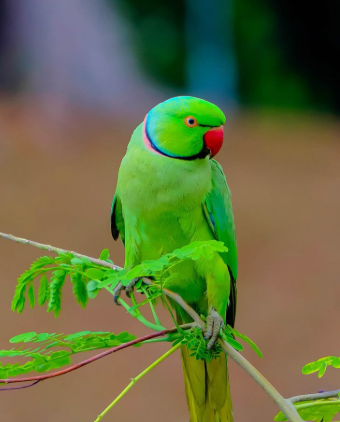
#> input picture parrot.png, 340 x 422 px
$ jupyter execute exp3.ipynb
#> lines starting #> are read from the running program, lines starting #| are printed output that depends on the picture
[cell 1]
import cv2
import numpy as np
import matplotlib.pyplot as plt


gray = cv2.imread("parrot.png", cv2.IMREAD_GRAYSCALE)
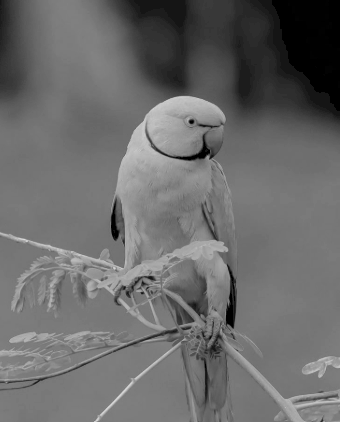
#> gray: shape (422, 340); min 0, max 217, mean 106.6

if gray is None:
    print("Error: parrot.png not found.")
    exit()

gray_eq = cv2.equalizeHist(gray)
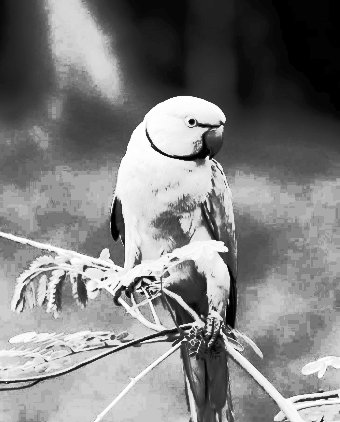
#> gray_eq: shape (422, 340); min 0, max 255, mean 127.8

plt.figure(figsize=(10, 8))

plt.subplot(2, 2, 1)
plt.imshow(gray, cmap='gray')
plt.title("Original Grayscale Image")
plt.axis("off")

plt.subplot(2, 2, 2)
plt.hist(gray.ravel(), 256, [0, 256], color='black')
plt.title("Original Histogram")

plt.subplot(2, 2, 3)
plt.imshow(gray_eq, cmap='gray')
plt.title("Equalized Grayscale Image")
plt.axis("off")

plt.subplot(2, 2, 4)
plt.hist(gray_eq.ravel(), 256, [0, 256], color='black')
plt.title("Equalized Histogram")

plt.tight_layout()
plt.show()
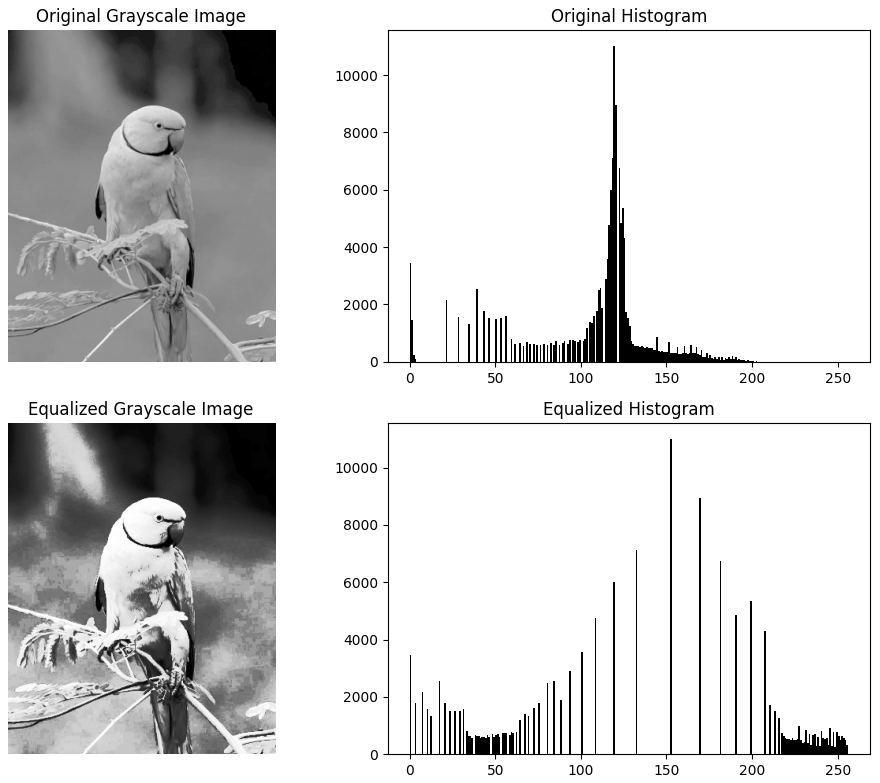
#> figure drawn by matplotlib, 4 panels; panel 2: tallest bar 11009 high, from x = 119 to 120; panel 4: tallest bar 11009 high, from x = 152 to 153

img = cv2.imread("parrot.png")
#> img is the input picture: shape (422, 340, 3); mean B, G, R 65, 109.9, 99.2

if img is None:
    print("Error: parrot.png not found.")
    exit()

img_rgb = cv2.cvtColor(img, cv2.COLOR_BGR2RGB)

plt.figure(figsize=(10, 8))

plt.subplot(2, 2, 1)
plt.imshow(img_rgb)
plt.title("Original Color Image")
plt.axis("off")

plt.subplot(2, 2, 2)

colors = ('b', 'g', 'r')
for i, col in enumerate(colors):
    hist = cv2.calcHist([img], [i], None, [256], [0, 256])
    plt.plot(hist, color=col)

plt.title("Original RGB Histogram")
plt.xlim([0, 256])

hsv = cv2.cvtColor(img, cv2.COLOR_BGR2HSV)
#> hsv: shape (422, 340, 3); mean H, S, V 44.9, 145.8, 128.4

h, s, v = cv2.split(hsv)
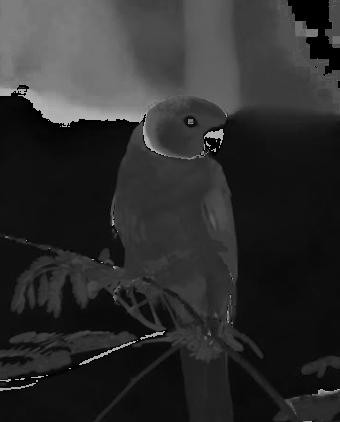
#> h: shape (422, 340); min 0, max 179, mean 44.9
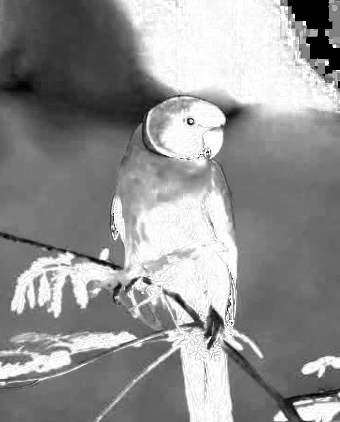
#> s: shape (422, 340); min 0, max 255, mean 145.8
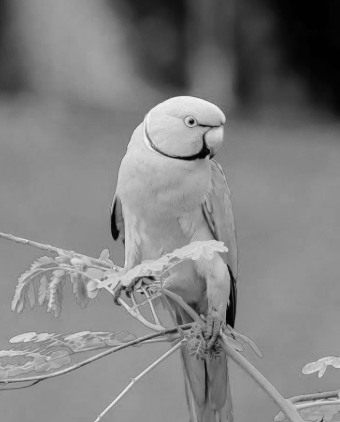
#> v: shape (422, 340); min 0, max 244, mean 128.4
v_eq = cv2.equalizeHist(v)
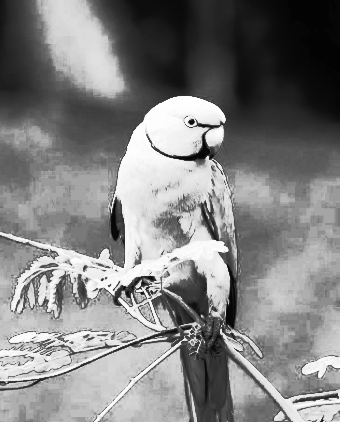
#> v_eq: shape (422, 340); min 0, max 255, mean 129.7

hsv_eq = cv2.merge((h, s, v_eq))
#> hsv_eq: shape (422, 340, 3); mean H, S, V 44.9, 145.8, 129.7

result = cv2.cvtColor(hsv_eq, cv2.COLOR_HSV2BGR)
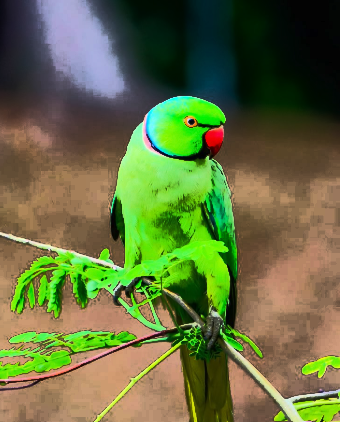
#> result: shape (422, 340, 3); mean B, G, R 63.6, 110.7, 100.7

result_rgb = cv2.cvtColor(result, cv2.COLOR_BGR2RGB)

plt.subplot(2, 2, 3)
plt.imshow(result_rgb)
plt.title("Equalized Color Image")
plt.axis("off")

plt.subplot(2, 2, 4)

for i, col in enumerate(colors):
    hist = cv2.calcHist([result], [i], None, [256], [0, 256])
    plt.plot(hist, color=col)

plt.title("Equalized RGB Histogram")
plt.xlim([0, 256])

plt.tight_layout()
plt.show()
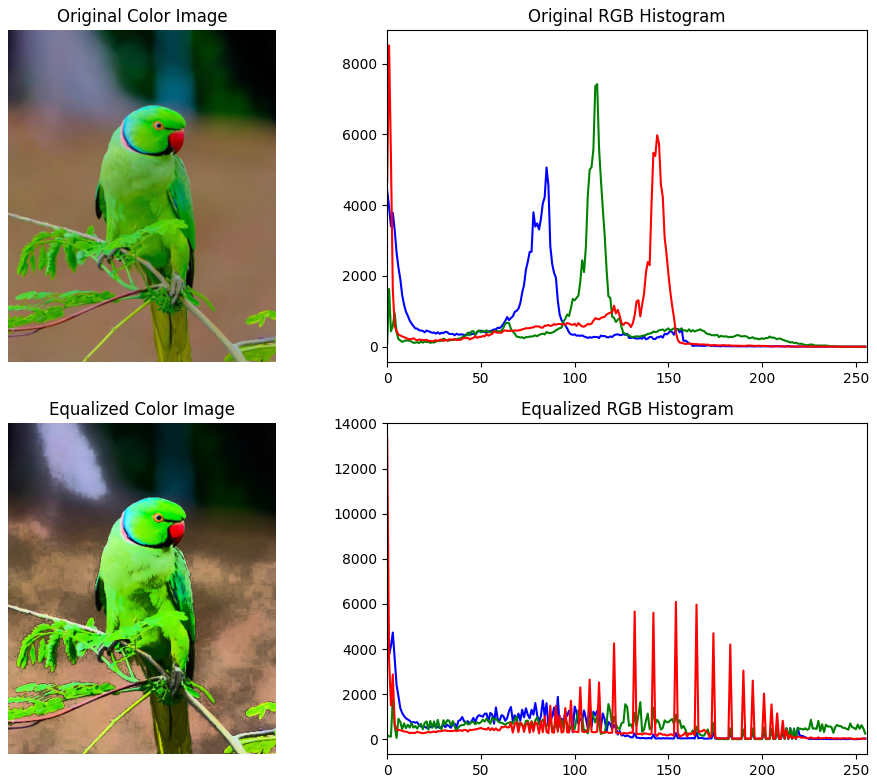
#> figure drawn by matplotlib, 4 panels; panel 2: curve peaks at x = 85, y = 5063; panel 2: curve peaks at x = 112, y = 7417; panel 2: curve peaks at x = 1, y = 8512; panel 4: curve peaks at x = 0, y = 7068
